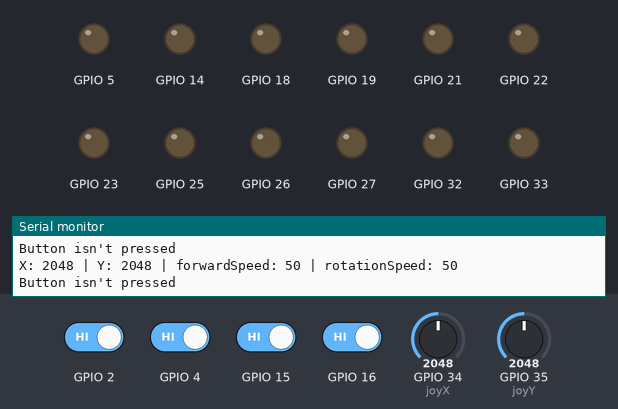
Simulated run of this sketch. Board: ESP32. Parts: output pins drawn as LEDs (lit = HIGH), the last lines printed to the serial monitor. Inputs (shaded band) come from the test bench; at power-on: GPIO 2, GPIO 4, GPIO 15, GPIO 16 HIGH, GPIO 34 (joyX) = 2048, GPIO 35 (joyY) = 2048.

Above: at 1.2 s.
1.3 s: GPIO 2 driven LOW
At 2.0 s:
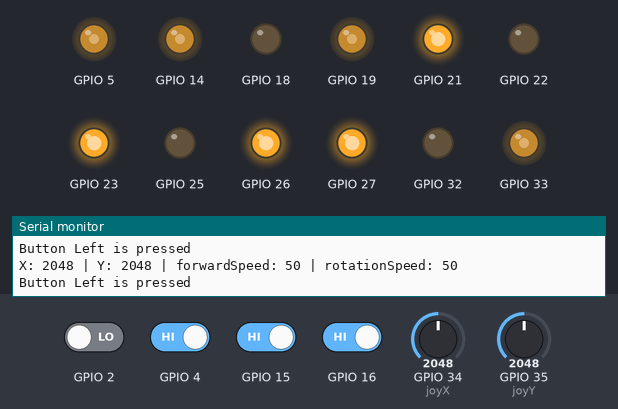
2.8 s: GPIO 15 driven LOW
At 3.3 s:
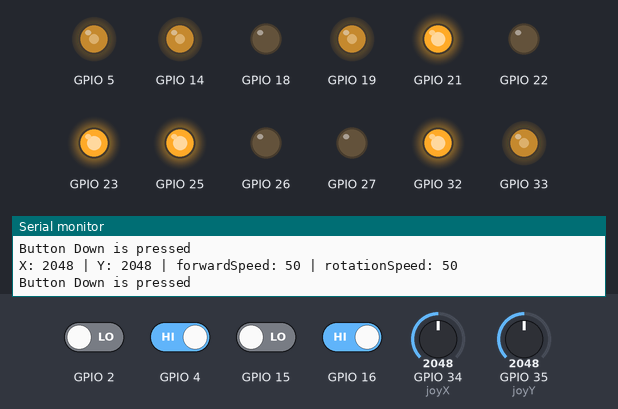
4.3 s: GPIO 16 driven LOW
At 5.1 s:
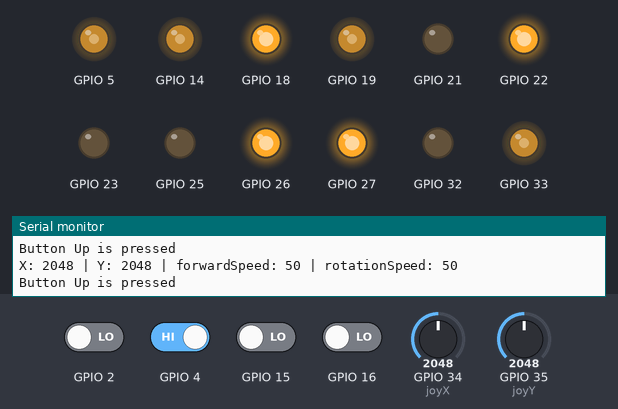
5.8 s: GPIO 16 driven HIGH
At 6.3 s:
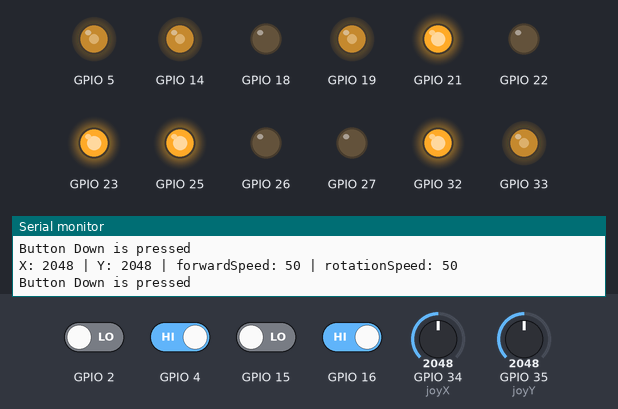
7.3 s: GPIO 15 driven HIGH
At 8.5 s:
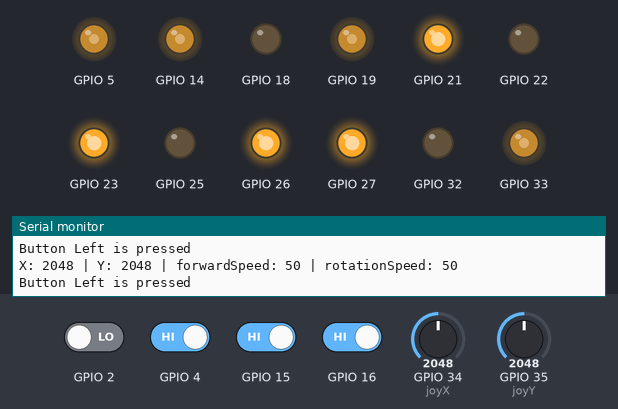
8.8 s: GPIO 2 driven HIGH and GPIO 4 driven LOW
At 10.1 s:
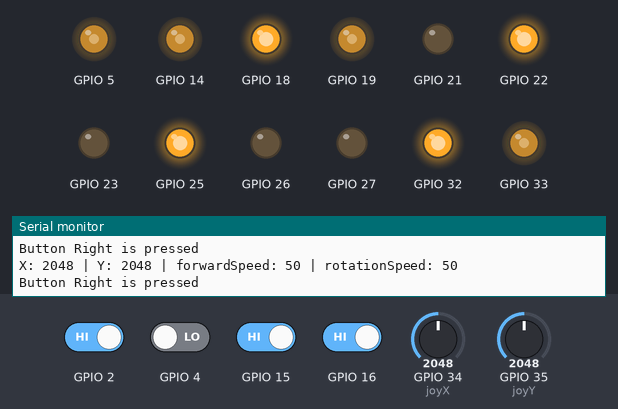
Timing chart, 0 to 11.3 s (numbered marks = the images above; inputs shaded):
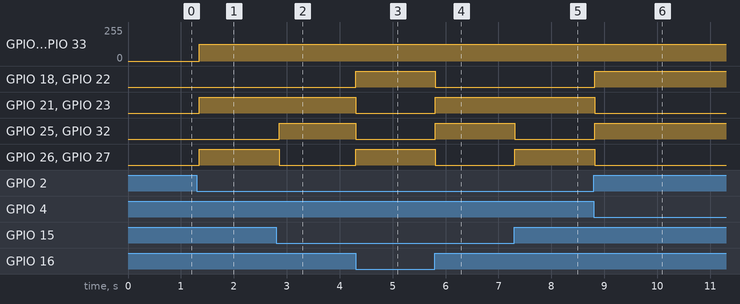

The sketch:

roboticcl.ino
```cpp
const int joyX = 34;
const int joyY = 35;
int xValue = 0;
int yValue = 0;

int forwardSpeed = 50;
int rotationSpeed = 50;
const int SPEED_STEP = 5;

const int JOY_CENTER = 2048;
const int JOY_DEADZONE = 400;


void setup() {
  pinMode(16, INPUT);
  pinMode(15, INPUT);
  pinMode(2, INPUT);
  pinMode(4, INPUT);
  Serial.begin(115200);

  pinMode(25, OUTPUT);
  pinMode(26, OUTPUT);
  ledcSetup(0, 20000, 8);
  ledcAttachPin(33, 0);

  pinMode(27, OUTPUT);
  pinMode(32, OUTPUT);
  ledcSetup(1, 20000, 8);
  ledcAttachPin(14, 1);

  pinMode(18, OUTPUT);
  pinMode(21, OUTPUT);
  ledcSetup(2, 20000, 8);
  ledcAttachPin(5, 2);

  pinMode(22, OUTPUT);
  pinMode(23, OUTPUT);
  ledcSetup(3, 20000, 8);
  ledcAttachPin(19, 3);

  Serial.begin(115200);
  Serial.println("ESP32 Joystick Reading Started");
}

void loop() {
  int button_up = digitalRead(16);
  int button_down = digitalRead(15);
  int button_left = digitalRead(2);
  int button_right = digitalRead(4);

  xValue = analogRead(joyX);  // 0 - 4095
  yValue = analogRead(joyY);  // 0 - 4095

  int xOffset = xValue - JOY_CENTER;
  int yOffset = yValue - JOY_CENTER;

  Serial.print("X: ");
  Serial.print(xValue);
  Serial.print(" | Y: ");
  Serial.print(yValue);
  Serial.print(" | forwardSpeed: ");
  Serial.print(forwardSpeed);
  Serial.print(" | rotationSpeed: ");
  Serial.println(rotationSpeed);

  if (button_up == LOW) {
    Serial.println("Button Up is pressed");
    moveForward();
  } else if (button_down == LOW) {
    Serial.println("Button Down is pressed");
    moveBackward();
  } else if (button_left == LOW) {
    Serial.println("Button Left is pressed");
    turnLeft();
  } else if (button_right == LOW) {
    Serial.println("Button Right is pressed");
    turnRight();
  } else if (abs(yOffset) > JOY_DEADZONE) {
    if (yOffset < 0) {
      moveForward();
    } else {
      moveBackward();
    }
  } else if (abs(xOffset) > JOY_DEADZONE) {
    if (xOffset < 0) {
      turnRight();
    } else {
      turnLeft();
    }
  } else {
    Serial.println("Button isn't pressed");
    stopMotors();
  }

  delay(50);
}

void moveForward(){
  int pwm = map(forwardSpeed, 0, 100, 0, 255);
  ledcWrite(0, pwm);
  digitalWrite(25, LOW);
  digitalWrite(26, HIGH);
  ledcWrite(1, pwm);
  digitalWrite(27, HIGH);
  digitalWrite(32, LOW);
  ledcWrite(2, pwm);
  digitalWrite(18, HIGH);
  digitalWrite(21, LOW);
  ledcWrite(3, pwm);
  digitalWrite(22, HIGH);
  digitalWrite(23, LOW);
}

void moveBackward(){
  int pwm = map(forwardSpeed, 0, 100, 0, 255);
  ledcWrite(0, pwm);
  digitalWrite(25, HIGH);
  digitalWrite(26, LOW);
  ledcWrite(1, pwm);
  digitalWrite(27, LOW);
  digitalWrite(32, HIGH);
  ledcWrite(2, pwm);
  digitalWrite(18, LOW);
  digitalWrite(21, HIGH);
  ledcWrite(3, pwm);
  digitalWrite(22, LOW);
  digitalWrite(23, HIGH);
}
void turnLeft(){
  int pwm = map(rotationSpeed, 0, 100, 0, 255);
  ledcWrite(0, pwm);
  digitalWrite(25, LOW);
  digitalWrite(26, HIGH);
  ledcWrite(1, pwm);
  digitalWrite(27, HIGH);
  digitalWrite(32, LOW);
  ledcWrite(2, pwm);
  digitalWrite(18, LOW);
  digitalWrite(21, HIGH);
  ledcWrite(3, pwm);
  digitalWrite(22, LOW);
  digitalWrite(23, HIGH);
}

void turnRight(){
  int pwm = map(rotationSpeed, 0, 100, 0, 255);
  ledcWrite(0, pwm);
  digitalWrite(25, HIGH);
  digitalWrite(26, LOW);
  ledcWrite(1, pwm);
  digitalWrite(27, LOW);
  digitalWrite(32, HIGH);
  ledcWrite(2, pwm);
  digitalWrite(18, HIGH);
  digitalWrite(21, LOW);
  ledcWrite(3, pwm);
  digitalWrite(22, HIGH);
  digitalWrite(23, LOW);
}
void stopMotors(){
  ledcWrite(0, 0);
  digitalWrite(25, LOW);
  digitalWrite(26, LOW);
  ledcWrite(1, 0);
  digitalWrite(27, LOW);
  digitalWrite(32, LOW);
  ledcWrite(2, 0);
  digitalWrite(18, LOW);
  digitalWrite(21, LOW);
  ledcWrite(3, 0);
  digitalWrite(22, LOW);
  digitalWrite(23, LOW);
}
```

Measured:
- after the input at 1.3 s, GPIO 5, GPIO 14, GPIO 19, GPIO 33: 0/255 → 127/255 after 0.05 s; GPIO 21, GPIO 23, GPIO 26, GPIO 27: LOW → HIGH after 0.05 s
- after the input at 2.8 s, GPIO 25, GPIO 32: LOW → HIGH after 0.05 s; GPIO 26, GPIO 27: HIGH → LOW after 0.05 s
- after the input at 4.3 s, GPIO 18, GPIO 22, GPIO 26, GPIO 27: LOW → HIGH at once; GPIO 21, GPIO 23, GPIO 25, GPIO 32: HIGH → LOW at once
- after the input at 5.8 s, GPIO 18, GPIO 22, GPIO 26, GPIO 27: HIGH → LOW at once; GPIO 21, GPIO 23, GPIO 25, GPIO 32: LOW → HIGH at once
- after the input at 7.3 s, GPIO 25, GPIO 32: HIGH → LOW at once; GPIO 26, GPIO 27: LOW → HIGH at once
- after the input at 8.8 s, GPIO 18, GPIO 22, GPIO 25, GPIO 32: LOW → HIGH at once; GPIO 21, GPIO 23, GPIO 26, GPIO 27: HIGH → LOW at once
